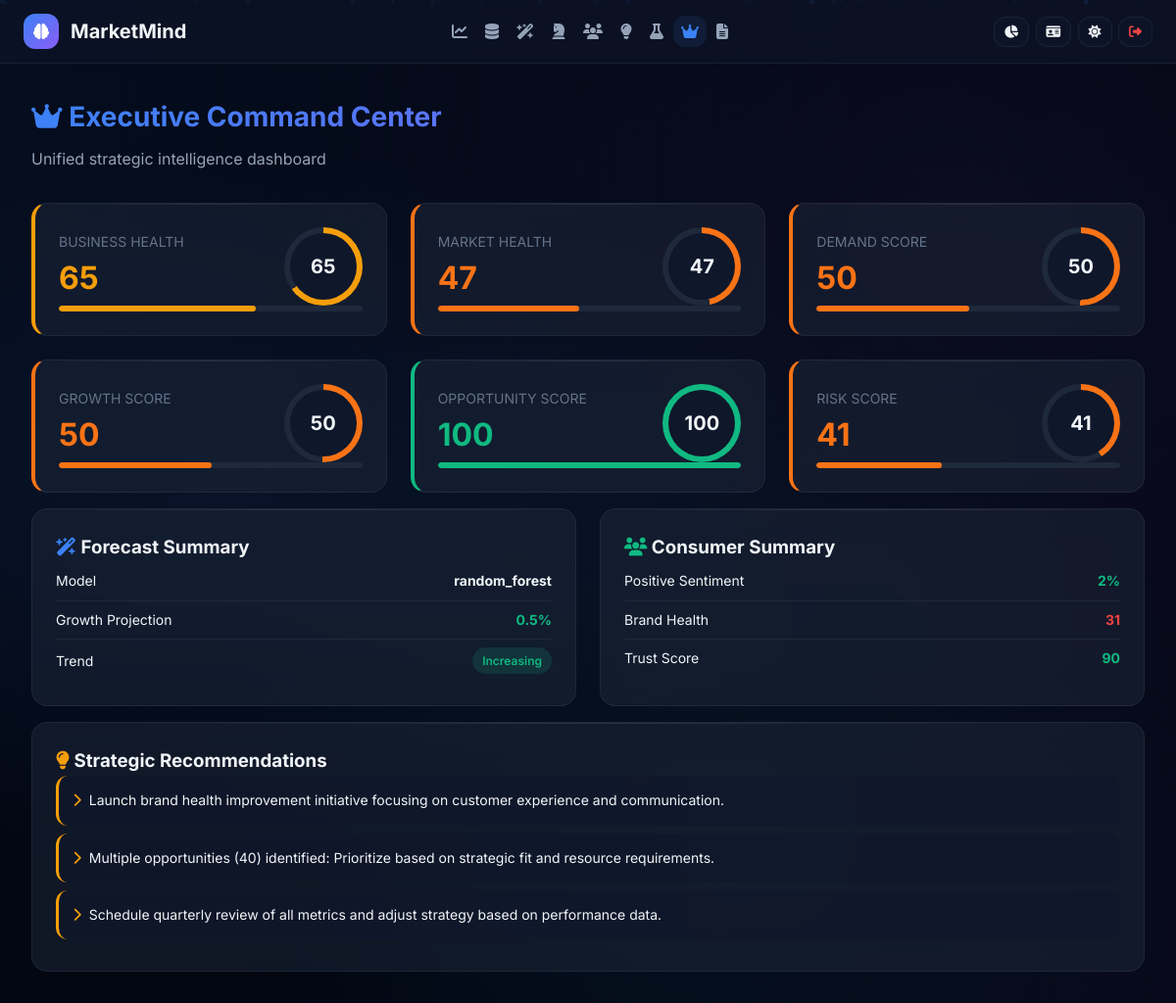
Page /executive (signed in) on the committed database.
### database/models.py (models this page shows, shortened)
class User(UserMixin, db.Model):
    __tablename__ = 'users'
    id = db.Column(db.Integer, primary_key=True)
    username = db.Column(db.String(80), unique=True, nullable=False, index=True)
    email = db.Column(db.String(120), unique=True, nullable=False, index=True)
    password_hash = db.Column(db.String(255), nullable=False)
    first_name = db.Column(db.String(50), nullable=True)
    last_name = db.Column(db.String(50), nullable=True)
    role = db.Column(db.String(20), default='user')
    is_active = db.Column(db.Boolean, default=True)
    is_verified = db.Column(db.Boolean, default=False)
    avatar_url = db.Column(db.String(255), nullable=True)
    bio = db.Column(db.Text, nullable=True)
    company = db.Column(db.String(100), nullable=True)
    job_title = db.Column(db.String(100), nullable=True)
    phone = db.Column(db.String(20), nullable=True)
    theme_preference = db.Column(db.String(10), default='dark')
    language = db.Column(db.String(10), default='en')
    timezone = db.Column(db.String(50), default='UTC')
    date_format = db.Column(db.String(20), default='YYYY-MM-DD')
    notification_enabled = db.Column(db.Boolean, default=True)
    two_factor_enabled = db.Column(db.Boolean, default=False)
    api_key = db.Column(db.String(64), unique=True, nullable=True)
    last_login = db.Column(db.DateTime, nullable=True)
    login_count = db.Column(db.Integer, default=0)
    created_at = db.Column(db.DateTime, default=datetime.now)
    updated_at = db.Column(db.DateTime, default=datetime.now, onupdate=datetime.now)
    datasets = db.relationship('Dataset', backref='user', lazy='dynamic', cascade='all, delete-orphan')
    reports = db.relationship('Report', backref='user', lazy='dynamic', cascade='all, delete-orphan')
    forecasts = db.relationship('Forecast', backref='user', lazy='dynamic', cascade='all, delete-orphan')
    activity_logs = db.relationship('ActivityLog', backref='user', lazy='dynamic', cascade='all, delete-orphan')
    login_history = db.relationship('LoginHistory', backref='user', lazy='dynamic', cascade='all, delete-orphan')
    @property
    def is_admin(self):
        return self.role in ['admin', 'superadmin']

class Forecast(db.Model):
    __tablename__ = 'forecasts'
    id = db.Column(db.Integer, primary_key=True)
    user_id = db.Column(db.Integer, db.ForeignKey('users.id'), nullable=False, index=True)
    dataset_id = db.Column(db.Integer, db.ForeignKey('datasets.id'), nullable=True)
    name = db.Column(db.String(255), nullable=False)
    description = db.Column(db.Text, nullable=True)
    forecast_type = db.Column(db.String(50), nullable=False)
    model_used = db.Column(db.String(50), nullable=False)
    forecast_horizon = db.Column(db.Integer, default=30)
    confidence_level = db.Column(db.Float, default=0.95)
    metrics = db.Column(db.Text, nullable=True)
    forecast_data = db.Column(db.Text, nullable=True)
    feature_importance = db.Column(db.Text, nullable=True)
    model_performance = db.Column(db.Text, nullable=True)
    backtest_results = db.Column(db.Text, nullable=True)
    insights = db.Column(db.Text, nullable=True)
    is_active = db.Column(db.Boolean, default=True)
    created_at = db.Column(db.DateTime, default=datetime.now)
    def get_metrics(self):
        return json.loads(self.metrics) if self.metrics else {}
    def get_forecast_data(self):
        return json.loads(self.forecast_data) if self.forecast_data else []

class ConsumerInsight(db.Model):
    __tablename__ = 'consumer_insights'
    id = db.Column(db.Integer, primary_key=True)
    user_id = db.Column(db.Integer, db.ForeignKey('users.id'), nullable=False, index=True)
    dataset_id = db.Column(db.Integer, db.ForeignKey('datasets.id'), nullable=True)
    insight_type = db.Column(db.String(50), nullable=False)
    positive_score = db.Column(db.Float, default=0.0)
    negative_score = db.Column(db.Float, default=0.0)
    neutral_score = db.Column(db.Float, default=0.0)
    brand_health_score = db.Column(db.Float, default=0.0)
    emotion_score = db.Column(db.Float, default=0.0)
    trust_score = db.Column(db.Float, default=0.0)
    sentiment_distribution = db.Column(db.Text, nullable=True)
    key_topics = db.Column(db.Text, nullable=True)
    emotion_breakdown = db.Column(db.Text, nullable=True)
    insights = db.Column(db.Text, nullable=True)
    recommendations = db.Column(db.Text, nullable=True)
    created_at = db.Column(db.DateTime, default=datetime.now)

### app.py (the view, shortened to what this page needs)
@app.route('/executive')
@login_required
def executive_center():
    try:
        latest_forecast = Forecast.query.filter_by(user_id=current_user.id).order_by(Forecast.created_at.desc()).first()
        latest_competitor = CompetitorAnalysis.query.filter_by(user_id=current_user.id).order_by(CompetitorAnalysis.created_at.desc()).first()
        latest_consumer = ConsumerInsight.query.filter_by(user_id=current_user.id).order_by(ConsumerInsight.created_at.desc()).first()
        latest_opportunity = Opportunity.query.filter_by(user_id=current_user.id).order_by(Opportunity.created_at.desc()).first()
        forecast_data = None
        if latest_forecast:
            forecast_data = {
                'success': True,
                'model_name': latest_forecast.model_used,
                'forecast_data': latest_forecast.get_forecast_data(),
                'metrics': latest_forecast.get_metrics(),
                'summary': {
                    'growth_projection': 0,
                    'prediction_trend': 'stable'
                }
            }
            fd = latest_forecast.get_forecast_data()
            if fd and len(fd) > 1:
                first_pred = fd[0]['prediction']
                last_pred = fd[-1]['prediction']
                if first_pred != 0:
                    forecast_data['summary']['growth_projection'] = round(((last_pred - first_pred) / abs(first_pred)) * 100, 2)
                forecast_data['summary']['prediction_trend'] = 'increasing' if last_pred > first_pred else 'decreasing' if last_pred < first_pred else 'stable'
        competitor_data = None
        if latest_competitor:
            competitor_data = {
                'success': True,
                'overall_score': latest_competitor.overall_score,
                'threat_score': latest_competitor.threat_score,
                'growth_score': latest_competitor.growth_score,
                'market_position_score': latest_competitor.market_position_score,
                'innovation_score': latest_competitor.innovation_score,
                'pricing_score': latest_competitor.pricing_score,
                'sentiment_score': latest_competitor.sentiment_score,
                'insights': latest_competitor.insights or ''
            }
        consumer_data = None
        if latest_consumer:
            consumer_data = {
                'success': True,
                'positive_score': latest_consumer.positive_score,
                'negative_score': latest_consumer.negative_score,
                'neutral_score': latest_consumer.neutral_score,
                'brand_health_score': latest_consumer.brand_health_score,
                'emotion_score': latest_consumer.emotion_score,
                'trust_score': latest_consumer.trust_score
            }
        opportunity_data = None
        if latest_opportunity:
            opportunity_data = {
                'success': True,
                'total_detected': Opportunity.query.filter_by(user_id=current_user.id).count()
            }
        if executive_insights:
            summary = executive_insights.generate_executive_summary(
                forecast_result=forecast_data,
                competitor_analysis=competitor_data,
                consumer_insights=consumer_data,
                opportunities=opportunity_data
            )
        else:
            summary = {'success': False, 'summary': {}}
        kpis = {
            'datasets': Dataset.query.filter_by(user_id=current_user.id).count(),
            'forecasts': Forecast.query.filter_by(user_id=current_user.id).count(),
            'analyses': CompetitorAnalysis.query.filter_by(user_id=current_user.id).count(),
            'opportunities': Opportunity.query.filter_by(user_id=current_user.id).count(),
            'health_scores': summary.get('summary', {}).get('overall_health', {}) if summary.get('success') else {}
        }
        return render_template('executive/index.html',
                             summary=summary.get('summary', {}) if summary.get('success') else {},
                             kpis=kpis,
                             latest_forecast=latest_forecast,
                             latest_competitor=latest_competitor,
                             latest_consumer=latest_consumer)
    except Exception as e:
        import traceback
        app.logger.error(f"Executive center error: {str(e)}\n{traceback.format_exc()}")
        return render_template('executive/index.html',
                             summary={},
                             kpis={
                                 'datasets': Dataset.query.filter_by(user_id=current_user.id).count() if MODULES_AVAILABLE['models'] else 0,
                                 'forecasts': Forecast.query.filter_by(user_id=current_user.id).count() if MODULES_AVAILABLE['models'] else 0,
                                 'analyses': CompetitorAnalysis.query.filter_by(user_id=current_user.id).count() if MODULES_AVAILABLE['models'] else 0,
                                 'opportunities': Opportunity.query.filter_by(user_id=current_user.id).count() if MODULES_AVAILABLE['models'] else 0,
                                 'health_scores': {}
                             },
                             latest_forecast=None,
                             latest_competitor=None,
                             latest_consumer=None)

### app.py (called while the page is built)
@app.context_processor
def inject_globals():
    return {
        'now': datetime.now(),
        'format_number': format_number,
        'format_currency': format_currency,
        'format_percentage': format_percentage,
        'score_to_color': score_to_color,
        'score_to_rating': score_to_rating,
        'time_ago': time_ago
    }

@login_manager.user_loader
def load_user(user_id):
    if MODULES_AVAILABLE['models']:
        return User.query.get(int(user_id))
    return None

@app.before_request
def before_request():
    if current_user.is_authenticated and MODULES_AVAILABLE['models']:
        current_user.updated_at = datetime.now()
        db.session.commit()

### utils.py (called while the page is built)
def score_to_color(score: float, max_score: float = 100) -> str:
    ratio = (score / max_score) * 100 if max_score > 0 else 0
    if ratio >= 90:
        return "#10b981"
    elif ratio >= 75:
        return "#22c55e"
    elif ratio >= 60:
        return "#f59e0b"
    elif ratio >= 40:
        return "#f97316"
    return "#ef4444"

### templates/executive/index.html (shortened to what this page needs)
{% extends 'base.html' %}
{% block content %}
<div class="page-container">
    <div class="page-header">
        <h1><i class="fas fa-crown" style="color: var(--accent-amber);"></i> Executive Command Center</h1>
        <p>Unified strategic intelligence dashboard</p>
    </div>
    {% if summary.get('overall_health') %}
    <div class="grid-3 mb-4">
        {% for name, score in summary['overall_health'].items() %}
        <div class="glass-card" style="border-left: 4px solid {{ score_to_color(score) }};">
            <div class="flex items-center justify-between">
                <div>
                    <div style="font-size: 0.875rem; color: var(--text-muted); text-transform: uppercase;">{{ name.replace('_', ' ') }}</div>
                    <div style="font-size: 2rem; font-weight: 700; color: {{ score_to_color(score) }};">{{ score|round|int }}</div>
                </div>
                <div class="score-circle" style="--accent-color: {{ score_to_color(score) }}; --score: {{ score }};">
                    <span>{{ score|round|int }}</span>
                </div>
            </div>
            <div class="progress-bar-container mt-3">
                <div class="progress-bar-fill" style="width: {{ score }}%; background: {{ score_to_color(score) }};"></div>
            </div>
        </div>
        {% endfor %}
    </div>
    {% endif %}
    {% if summary.get('sections') %}
    <div class="grid-2 mb-4">
        {% if summary['sections'].get('forecast') %}
        <div class="glass-card">
            <h3 class="mb-3"><i class="fas fa-wand-magic-sparkles" style="color: var(--accent-blue);"></i> Forecast Summary</h3>
            <div style="font-size: 0.875rem;">
                <div class="flex items-center justify-between" style="padding: 0.5rem 0; border-bottom: 1px solid var(--border-color);">
                    <span>Model</span><strong>{{ summary['sections']['forecast'].get('model_used', 'N/A') }}</strong>
                </div>
                <div class="flex items-center justify-between" style="padding: 0.5rem 0; border-bottom: 1px solid var(--border-color);">
                    <span>Growth Projection</span><strong style="color: {{ 'var(--accent-green)' if (summary['sections']['forecast'].get('growth_projection', 0) > 0) else 'var(--accent-red)' }}">{{ summary['sections']['forecast'].get('growth_projection', 0)|round(1) }}%</strong>
                </div>
                <div class="flex items-center justify-between" style="padding: 0.5rem 0;">
                    <span>Trend</span><span class="badge badge-{{ 'success' if summary['sections']['forecast'].get('prediction_trend') == 'increasing' else 'danger' if summary['sections']['forecast'].get('prediction_trend') == 'decreasing' else 'info' }}">{{ summary['sections']['forecast'].get('prediction_trend', 'unknown').title() }}</span>
                </div>
            </div>
        </div>
        {% endif %}
        {% if summary['sections'].get('consumer') %}
        <div class="glass-card">
            <h3 class="mb-3"><i class="fas fa-users" style="color: var(--accent-green);"></i> Consumer Summary</h3>
            <div style="font-size: 0.875rem;">
                <div class="flex items-center justify-between" style="padding: 0.5rem 0; border-bottom: 1px solid var(--border-color);">
                    <span>Positive Sentiment</span><strong style="color: var(--accent-green);">{{ summary['sections']['consumer'].get('sentiment_positive', 0)|round|int }}%</strong>
                </div>
                <div class="flex items-center justify-between" style="padding: 0.5rem 0; border-bottom: 1px solid var(--border-color);">
                    <span>Brand Health</span><strong style="color: {{ score_to_color(summary['sections']['consumer'].get('brand_health', 50)) }}">{{ summary['sections']['consumer'].get('brand_health', 0)|round|int }}</strong>
                </div>
                <div class="flex items-center justify-between" style="padding: 0.5rem 0;">
                    <span>Trust Score</span><strong style="color: {{ score_to_color(summary['sections']['consumer'].get('trust_score', 50)) }}">{{ summary['sections']['consumer'].get('trust_score', 0)|round|int }}</strong>
                </div>
            </div>
        </div>
        {% endif %}
    </div>
    {% endif %}
    {% if summary.get('recommendations') %}
    <div class="glass-card">
        <h3 class="mb-3"><i class="fas fa-lightbulb" style="color: var(--accent-amber);"></i> Strategic Recommendations</h3>
        {% for rec in summary['recommendations'] %}
        <div style="padding: 0.875rem; background: var(--bg-glass); border-radius: var(--radius-md); margin-bottom: 0.5rem; border-left: 3px solid var(--accent-amber); font-size: 0.875rem;">
            <i class="fas fa-chevron-right" style="color: var(--accent-amber); margin-right: 0.5rem;"></i>{{ rec }}
        </div>
        {% endfor %}
    </div>
    {% endif %}
</div>
{% endblock %}

### rows in the picture
Forecast: sections.forecast.get "random_forest"
ConsumerInsight: sections.consumer.get "2", sections.consumer.get "31", sections.consumer.get "90"

### other values in the picture
{{ name.replace('_', ' ') }} "BUSINESS HEALTH" "MARKET HEALTH" "DEMAND SCORE" "GROWTH SCORE" "OPPORTUNITY SCORE" "RISK SCORE"
{{ score|round|int }} "65" "47" "50" "50" "100" "41"
{{ summary['sections']['forecast'].get('growth_projection', 0)|round(1) }} "0.5"
{{ rec }} "Launch brand health improvement initiative focusing on customer experience and communication." "Multiple opportunities (40) identified: Prioritize based on strategic fit and resource requirements." "Schedule quarterly review of all metrics and adjust strategy based on performance data."
